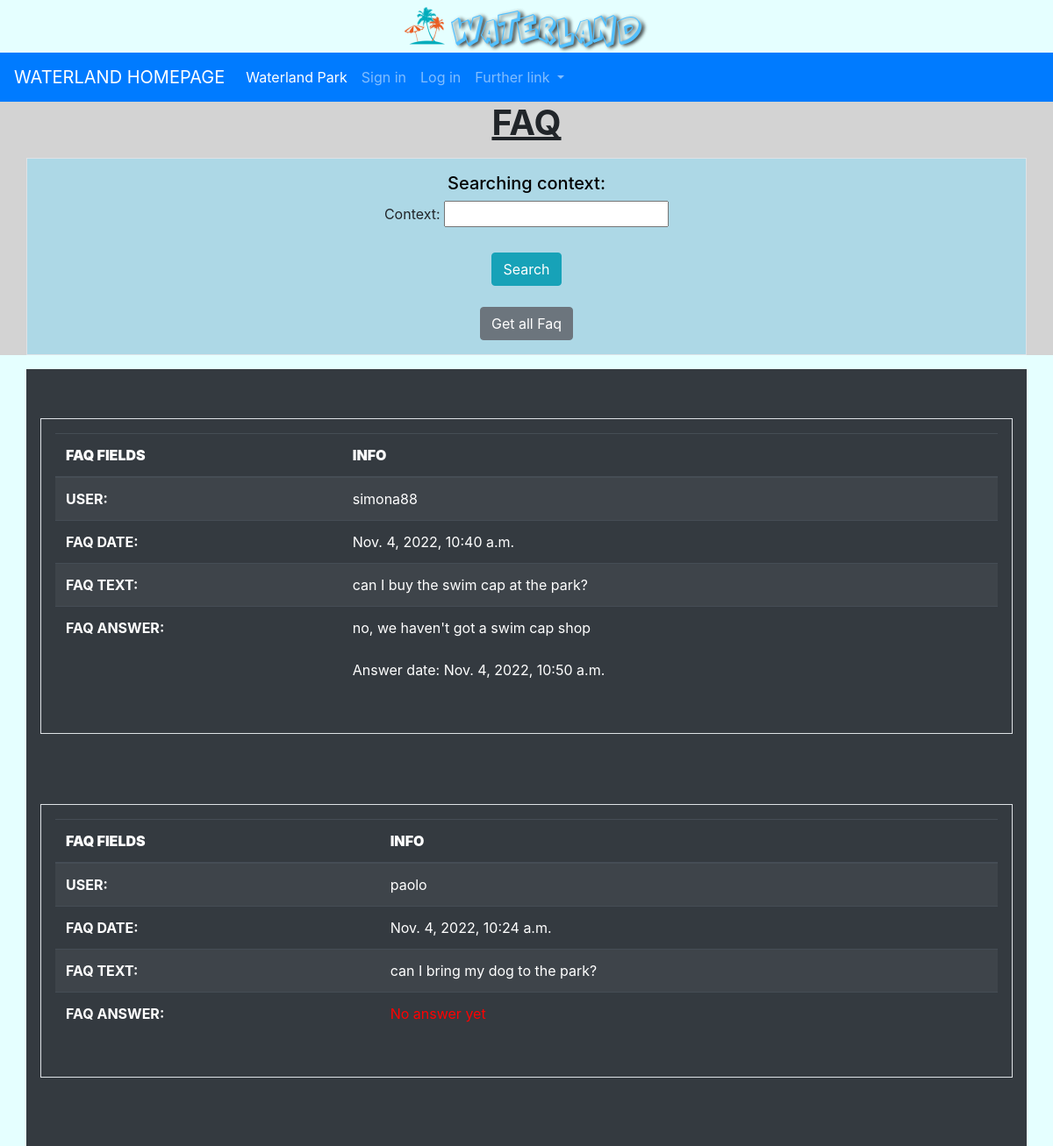
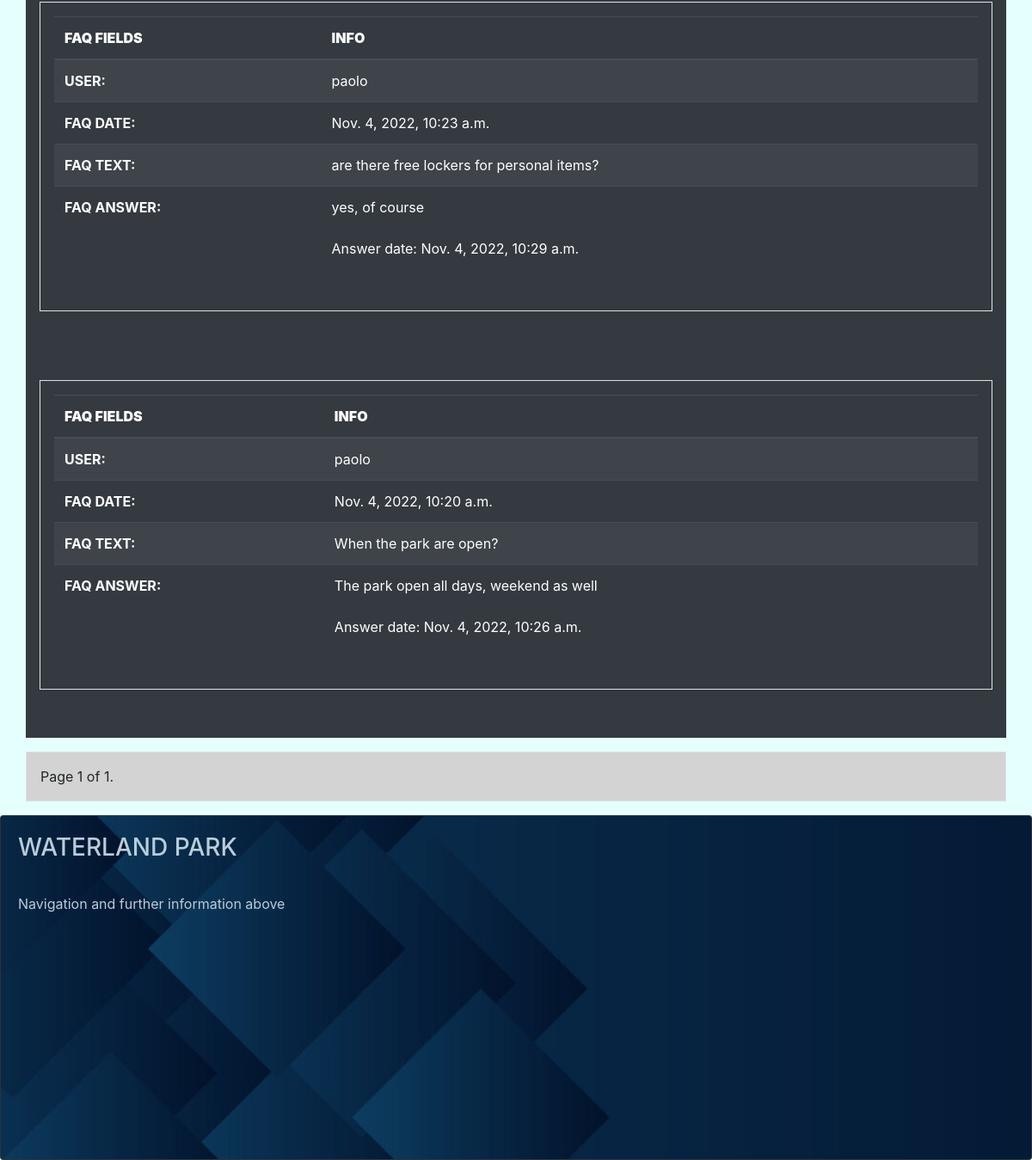
The app's page /reviewpark/faq/ with its own data (2 pictures, top to bottom).
### reviewpark/models.py (models this page shows, shortened)
class Faq(models.Model):
    customer = models.ForeignKey(myUser, on_delete=models.SET_NULL, null=True)
    faq_date = models.DateTimeField(default=timezone.now, null=False, blank=False)
    ask = models.TextField(max_length=300, null=False, blank=False, help_text='Write your question here, max 300 characters', verbose_name='FAQ')
    answare = models.TextField(max_length=500, null=True, default=None,
                               help_text='Answare to the customer\'s question here, max 500 characters', verbose_name='Answer')
    answare_date = models.DateTimeField(null=True, default=None)
    class Meta:
        verbose_name_plural = 'FAQ'

### userpark/models.py (models this page shows, shortened)
class User(AbstractUser):
    GENDER_CHOICES = (
        ('M', 'Male'),
        ('F', 'Female'),
    )
    gender = models.CharField(max_length=1, choices=GENDER_CHOICES, help_text="Are you male or female?", null=True, default=None)
    birth_date = models.DateField(help_text="Place your birthday here", null=True,
                                  validators=[MaxValueValidator(limit_value=date.today()-timedelta(days=(365*7))),
                                              MinValueValidator(limit_value=date.today()-timedelta(days=(365*100)))], default=None)
    staff_assigned_code = models.CharField(max_length=5, help_text="Place your staff code here", null=True, unique=True, default=None)
    is_staff_member = models.BooleanField(default=False)
    propic = models.ImageField(upload_to=media_directory_path, blank=True, null=True,
                               default=None, help_text='Add your profile picture here', verbose_name='Picture Profile')
    slug = models.SlugField(null=False, unique=True)  # max length disabled

### reviewpark/views.py (the view)
# urls.py: path('faq/', FaqListView.as_view(), name='faq'),
class FaqListView(ListView):
    model = Faq
    template_name = 'reviewpark/faq/faq_list.html'
    context_object_name = "faq_list"  # default is object_list
    paginate_by = 5
    def get_queryset(self):
        queryset = Faq.objects.all().order_by('-faq_date')   # DESC date, default ASC
        return queryset

### reviewpark/templates/reviewpark/faq/faq_list.html (shortened to what this page needs)
{% extends 'navbase.html' %}
{% block bodybase %}
    <div class="text-center" style="background-color: lightgray">
        <h1><strong><u>FAQ</u></strong></h1>
        <div class="container p-3 my-3 border" style="background: lightblue">
            <div class="text-center">
                <h5 style="color: black">Searching context:</h5>
                <form action="{% url 'reviewpark:faq-search-context' %}" method="get">
                    <label for="contextform">Context:</label>
                    <input type="text" id="contextform" name="contextform" required><br><br>
                    <button type="submit" class="btn btn-info">Search</button>
                </form><br>
                <a href="{% url 'reviewpark:faq' %}"><button type="button" class="btn btn-secondary">Get all Faq</button></a>
            </div>
        </div>
    </div>
    <div class="container p-3 my-3 bg-dark text-white">
    {% for faq in faq_list %}
        <br>
        <div class="container p-3 my-3 border">
        <table class="table table-striped table-dark">
          <thead>
            <tr>
                <th scope="col"><strong>FAQ FIELDS</strong></th>
              <th scope="col"><strong>INFO</strong></th>
            </tr>
          </thead>
        <tbody>
            <tr>
            <th scope="row">USER:</th>
             {% if faq.customer %}
                <td>{{ faq.customer.get_username }}</td>
             {% else %}
                 <td><p style="color: red">Deleted User</p></td>
             {% endif %}
            </tr>
            <tr>
            <th scope="row">FAQ DATE:</th>
             <td>{{ faq.faq_date }}</td>
            </tr>
            <tr>
            <th scope="row">FAQ TEXT:</th>
             <td>{{ faq.ask }}</td>
            </tr>
            <tr>
             {% if faq.answare %}
                <th scope="row">FAQ ANSWER:</th>
                <td>{{ faq.answare }}<br><br><p>Answer date: {{ faq.answare_date }}</p></td>
             {% else %}
                <th scope="row">FAQ ANSWER:</th>
                 <td><p style="color: red">No answer yet</p></td>
             {% endif %}
            </tr>
         </tbody>
        </table>
        </div>
        <br>
    {% empty %}
        <div class="text-center">
            <h1 class="display-1"><strong>NO FAQ YET</strong></h1>
        </div>
    {% endfor %}
    </div>
    <div class="container p-3 my-3 border" style="background-color: lightgray">
        <div class="pagination">
        <span class="step-links">
            <span class="current">
                Page {{ page_obj.number }} of {{ page_obj.paginator.num_pages }}.
            </span>
        </span>
        </div>
    </div>
{% endblock %}

### records on screen
Faq: customer.get_username "simona88", faq_date "Nov. 4, 2022, 10:40 a.m.", ask "can I buy the swim cap at the park?", answare "no, we haven't got a swim cap shop", answare_date "Nov. 4, 2022, 10:50 a.m."
Faq: customer.get_username "paolo", faq_date "Nov. 4, 2022, 10:24 a.m.", ask "can I bring my dog to the park?", shows "FAQ ANSWER:"
Faq: customer.get_username "paolo", faq_date "Nov. 4, 2022, 10:23 a.m.", ask "are there free lockers for personal items?", answare "yes, of course", answare_date "Nov. 4, 2022, 10:29 a.m."
Faq: customer.get_username "paolo", faq_date "Nov. 4, 2022, 10:20 a.m.", ask "When the park are open?", answare "The park open all days, weekend as well", answare_date "Nov. 4, 2022, 10:26 a.m."

### other values on screen
{{ page_obj.number }} "1"
{{ page_obj.paginator.num_pages }} "1"
